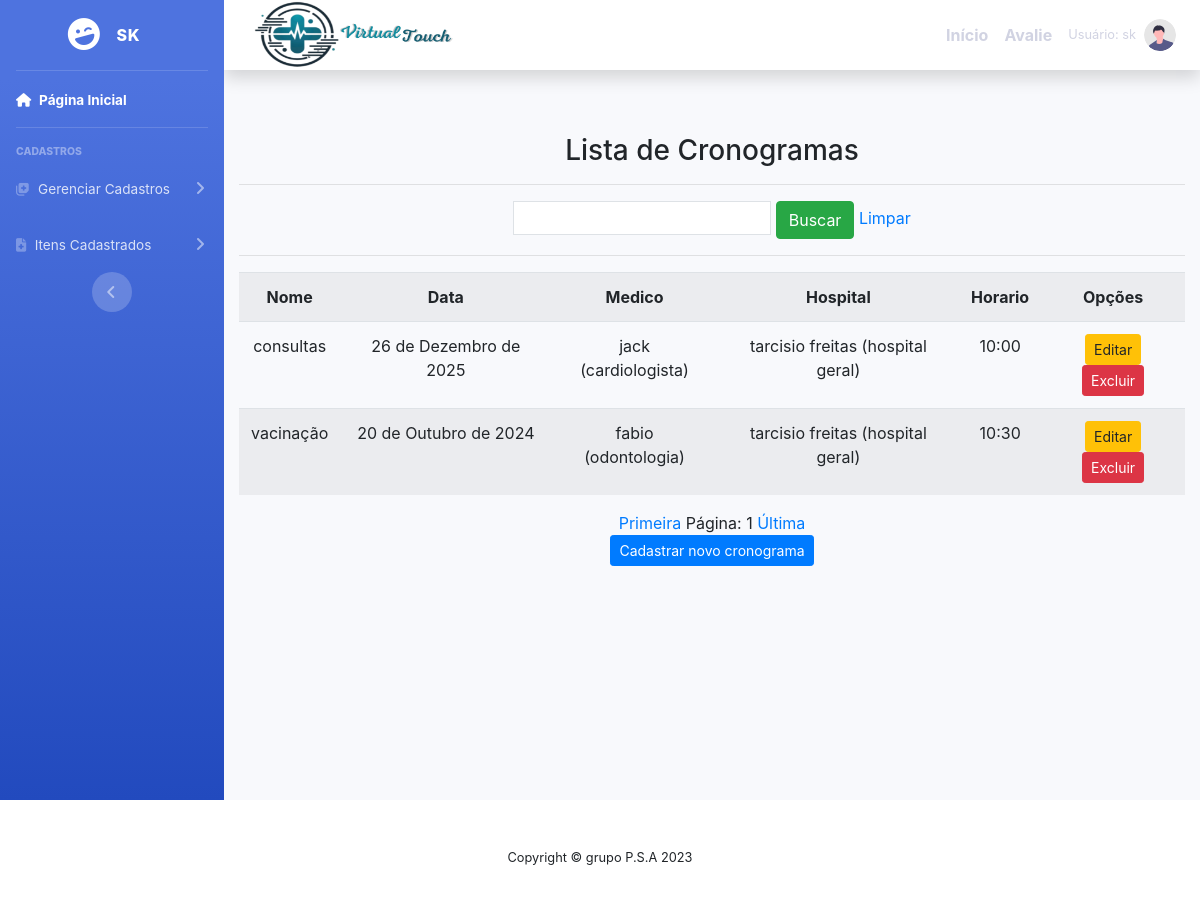
The app's page /listar/cronograma/ (signed in) with its own data.
### cadastros/models.py (models this page shows, shortened)
class Cronograma(models.Model):
    usuario  = models.ForeignKey(User, on_delete=models.PROTECT)
    nome = models.CharField(max_length=50 , verbose_name = 'nome')
    data= models.DateField(verbose_name='data', max_length = 10)
    medico = models.ForeignKey (Medico, on_delete=models.PROTECT)
    hospital = models.ForeignKey(Hospital, on_delete=models.PROTECT)
    horario= models.CharField( verbose_name="horario" , max_length=15 )

class Medico(models.Model):
    usuario  = models.ForeignKey(User, on_delete=models.PROTECT)
    numero = models.IntegerField(verbose_name="Número de telefone")
    nome = models.CharField(max_length=50, verbose_name=" nome")
    cpf = models.CharField(max_length = 11 ,verbose_name=" cpf ")
    especificacao = models.CharField(max_length=150)
    hospital = models.ForeignKey(Hospital, on_delete=models.PROTECT)
    def __str__(self):
        return "{} ({})".format( self.nome, self. especificacao)

class Hospital(models.Model):
    usuario = models.ForeignKey(User, on_delete=models.PROTECT)
    nome = models.CharField(max_length=50)
    descricao = models.CharField(max_length=150,
        verbose_name="descricao")
    def __str__(self):
        return "{} ({})".format(self.nome, self.descricao)

### cadastros/views.py (the view)
# urls.py: path('listar/cronograma/',CronogramaList.as_view(),
class CronogramaList(ListView):
    model = Cronograma
    template_name = 'listas/cronograma.html'
    paginate_by = 5
    def get_queryset(self):
        nome = self.request.GET.get('nome')
        if nome:
            cronograma = Cronograma.objects.filter(nome__icontains=nome)
        else:
            cronograma = Cronograma.objects.all()
        return cronograma

### paginas/templates/listas/cronograma.html (shortened to what this page needs)
{% extends 'modelo.html' %}
{% load static %}
{% block conteudo %}
    <div class="container">
        <h3>Lista de Cronogramas </h3>
        <hr>
        <div class="table-responsive">
            <form action="?" method="GET">
                <input type="text" name="nome" class="p-1 border" value="{{ request.GET.nome }}">
                <button type="submit" class="btn btn-success">Buscar</button>
                <a href="{% url 'Listar-cronograma' %}">Limpar</a>
            </form>
            <hr>
        <table class="table table-striped">
            <tr>
                <th>Nome</th>
                <th>Data</th>
                <th>Medico</th>
                <th>Hospital</th>
                <th>Horario</th>
                <th>Opções</th>
            </tr>
        {% for cronograma in object_list %}
            <tr>
                <td>{{ cronograma.nome }}</td>
                <td>{{ cronograma.data}}</td>
                <td>{{ cronograma.medico }}</td>
                <td>{{ cronograma.hospital}}</td>
                <td>{{ cronograma.horario}}</td>
                <td>
                    <a href="{% url 'editar-cronograma' cronograma.pk %}" class="btn btn-warning btn-sm" title="Editar">Editar</a>
                    <a href="{% url 'excluir-cronograma' cronograma.pk %}" class="btn btn-danger btn-sm" title="Excluir">Excluir</a>
                </td>
                </tr>
                {% empty %}
                <tr>
                    <td colspan="3">Nenhuma cronograma registrada.</td>
                </tr>
        {% endfor %}
            </table>
            <div class="text-center">
                <a href="?page=1">Primeira</a>
                <span>Página: {{ page_obj.number }}</span>
                <a href="?page={{ page_obj.paginator.num_pages }}">Última</a>
            </div>
            <a  href="{% url 'cadastrar-cronograma' %}"><button class="btn btn-primary btn-sm" >Cadastrar novo cronograma</button></a>
        </div>
    </div>
{% endblock %}

### paginas/templates/includes/sidebar.html (shortened to what this page needs)
<link href="https://stackpath.bootstrapcdn.com/bootstrap/4.5.2/css/bootstrap.min.css" rel="stylesheet">
<ul class="navbar-nav bg-gradient-primary sidebar sidebar-dark accordion" id="accordionSidebar">
    <a class="sidebar-brand d-flex align-items-center justify-content-center" href="?">
        <div class="sidebar-brand-icon rotate-n-15">
            <i class="fas fa-laugh-wink"></i>
        </div>
        <div class="sidebar-brand-text mx-3">{{ user.get_username }}</div>
    </a>
    <hr class="sidebar-divider my-0">
    <li class="nav-item active">
        <a class="nav-link" href="{% url 'inicio' %}">
            <i class="fas fa-home"></i>
            <span>Página Inicial</span>
        </a>
    </li>
    <hr class="sidebar-divider">
    <div class="sidebar-heading">Cadastros</div>
    <li class="nav-item">
        <a class="nav-link collapsed" href="#" data-toggle="collapse" data-target="#collapseTwo"
           aria-expanded="true" aria-controls="collapseTwo">
            <i class="fas fa-notes-medical"></i>
            <span>Gerenciar Cadastros</span>
        </a>
    </li>
    <li class="nav-item">
        <a class="nav-link collapsed" href="#" data-toggle="collapse" data-target="#collapseUtilities"
           aria-expanded="true" aria-controls="collapseUtilities">
            <i class="fas fa-file-medical"></i>
            <span>Itens Cadastrados</span>
        </a>
    </li>
    <div class="text-center d-none d-md-inline">
        <button class="rounded-circle border-0" id="sidebarToggle"></button>
    </div>
</ul>

### paginas/templates/includes/navbar.html (shortened to what this page needs)
{% load static %}
<nav class="navbar navbar-expand navbar-light bg-white topbar mb-4 static-top shadow">
    <a class="navbar-brand" href="{% url 'inicio' %}">
        <img src="{% static 'fotos/LOGO.png' %}" alt="Logo" width="300" height="150" class="mr-2">
    </a>
    <ul class="navbar-nav ml-auto">
        {% if user.is_authenticated %}
            <li class="nav-item active">
                <a class="nav-link" href="{% url 'inicio' %}"> <strong> Início </strong> <span class="sr-only">(current)</span></a>
            </li>
            <li class="nav-item active">
                <a class="nav-link" href="{% url 'cadastra-comentario' %}"> <strong> Avalie </strong> </a>
            </li>
            <li class="nav-item dropdown no-arrow">
                <a class="nav-link dropdown-toggle" href="#" id="userDropdown" role="button"
                    data-toggle="dropdown" aria-haspopup="true" aria-expanded="false">
                    <span class="mr-2 d-none d-lg-inline text-gray-600 small">Usuário: {{ user.get_username }}</span>
                    <img class="img-profile rounded-circle"
                        src="{% static 'fotos/undraw_profile.svg' %}">
                </a>
            </li>
        {% endif %}
    </ul>
</nav>

### static/css/meu.css (style rules this page uses)
body { font-family: 'Times New Roman', Times, serif; background: linear-gradient(to bottom, #ffffff, #a0c6e5); margin: 0; padding: 0; }
.container { margin-top: 20px; padding: 20px; text-align: center; }

### records on screen
Cronograma: nome "consultas", data "26 de Dezembro de 2025", medico "jack (cardiologista)", hospital "tarcisio freitas (hospital geral)", horario "10:00"
Cronograma: nome "vacinação", data "20 de Outubro de 2024", medico "fabio (odontologia)", hospital "tarcisio freitas (hospital geral)", horario "10:30"

### other values on screen
{{ user.get_username }} "SK"
{{ user.get_username }} "sk"
{{ page_obj.number }} "1"
